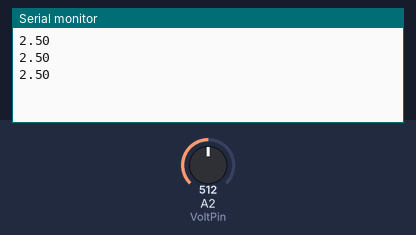
Simulated run of this sketch. Board: Arduino Uno, built with avr-gcc and run on an emulated ATmega328P. Parts: the last lines printed to the serial monitor. The test bench sets the inputs (shaded band); at power-on: A2 (VoltPin) = 512.

Above: at 1.3 s.
1.4 s: A2 (VoltPin) set to 716
At 1.9 s:
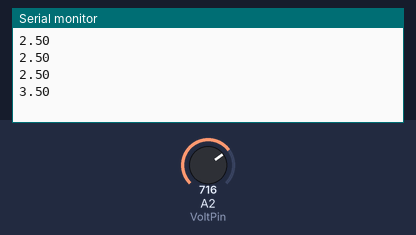
2.9 s: A2 (VoltPin) set to 900
At 3.4 s:
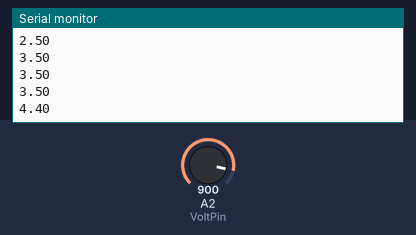
Timing chart, 0 to 5.9 s (numbered marks = the images above; inputs shaded):
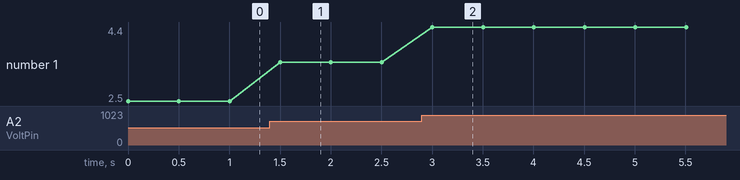

The sketch:

POTENTIOMETER.ino
```cpp
int VoltPin = A2;
int readVal;
int delayTime = 500;
float V2;

void setup() {
  // put your setup code here, to run once:
  Serial.begin(9600);
}

void loop() {
  // put your main code here, to run repeatedly:
  readVal = analogRead(VoltPin);
  V2 = (5./1023.) * readVal;
  Serial.println(V2);
  delay(delayTime);
}
```

Measured:
- after the input at 1.4 s, the serial monitor: prints a new line after 0.10 s (image 1)
- after the input at 2.9 s, the serial monitor: prints a new line after 0.10 s (image 2)
- plotted number 1: 2.5 → 3.5 after the input at 1.4 s, 3.5 → 4.4 after the input at 2.9 s
